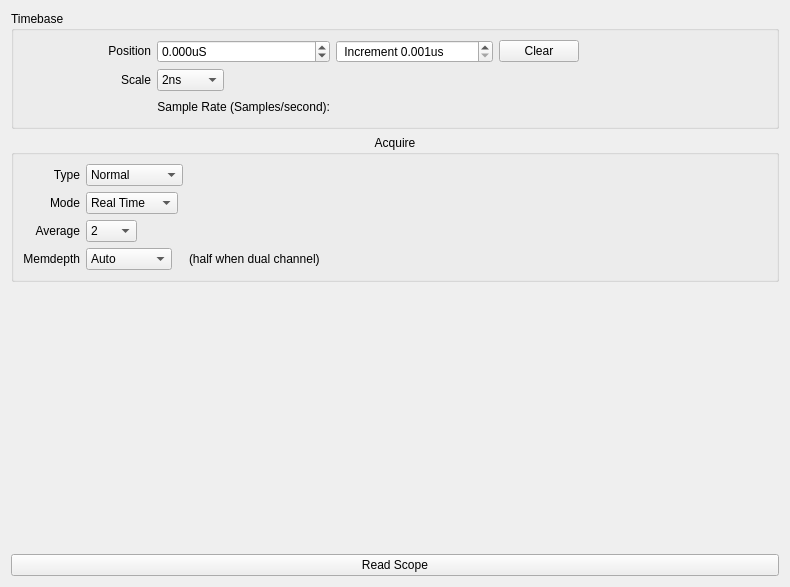
      <widget class="QWidget" name="horiz">
       <attribute name="title">
        <string>Horiz</string>
       </attribute>
       <layout class="QVBoxLayout" name="verticalLayout_3">
        <item>
         <widget class="QGroupBox" name="groupBox_4">
          <property name="title">
           <string>Timebase</string>
          </property>
          <layout class="QGridLayout" name="gridLayout_2">
           <item row="0" column="0">
            <widget class="QLabel" name="label_45">
             <property name="sizePolicy">
              <sizepolicy hsizetype="Minimum" vsizetype="Fixed">
               <horstretch>0</horstretch>
               <verstretch>0</verstretch>
              </sizepolicy>
             </property>
             <property name="text">
              <string>Position</string>
             </property>
             <property name="alignment">
              <set>Qt::AlignRight|Qt::AlignTrailing|Qt::AlignVCenter</set>
             </property>
            </widget>
           </item>
           <item row="0" column="1">
            <widget class="QDoubleSpinBox" name="hoffsetspin">
             <property name="sizePolicy">
              <sizepolicy hsizetype="Minimum" vsizetype="Fixed">
               <horstretch>0</horstretch>
               <verstretch>0</verstretch>
              </sizepolicy>
             </property>
             <property name="toolTip">
              <string>Horizontal position (tip: use scroll wheel)</string>
             </property>
             <property name="suffix">
              <string>uS</string>
             </property>
             <property name="decimals">
              <number>3</number>
             </property>
             <property name="minimum">
              <double>-500000000.000000000000000</double>
             </property>
             <property name="maximum">
              <double>500000000.000000000000000</double>
             </property>
            </widget>
           </item>
           <item row="0" column="2">
            <widget class="QDoubleSpinBox" name="hoffincr">
             <property name="sizePolicy">
              <sizepolicy hsizetype="Fixed" vsizetype="Fixed">
               <horstretch>0</horstretch>
               <verstretch>0</verstretch>
              </sizepolicy>
             </property>
             <property name="toolTip">
              <string>Sets the increment used to adjust the horizontal position</string>
             </property>
             <property name="prefix">
              <string> Increment </string>
             </property>
             <property name="suffix">
              <string>us</string>
             </property>
             <property name="decimals">
              <number>3</number>
             </property>
             <property name="minimum">
              <double>0.001000000000000</double>
             </property>
             <property name="maximum">
              <double>99999.000000000000000</double>
             </property>
             <property name="singleStep">
              <double>0.100000000000000</double>
             </property>
            </widget>
           </item>
           <item row="0" column="3">
            <widget class="QPushButton" name="hoffclear">
             <property name="sizePolicy">
              <sizepolicy hsizetype="Fixed" vsizetype="Fixed">
               <horstretch>0</horstretch>
               <verstretch>0</verstretch>
              </sizepolicy>
             </property>
             <property name="toolTip">
              <string>Reset horizontal position to 0</string>
             </property>
             <property name="text">
              <string>Clear</string>
             </property>
            </widget>
           </item>
           <item row="0" column="4">
            <spacer name="horizontalSpacer">
             <property name="orientation">
              <enum>Qt::Horizontal</enum>
             </property>
             <property name="sizeHint" stdset="0">
              <size>
               <width>188</width>
               <height>20</height>
              </size>
             </property>
            </spacer>
           </item>
           <item row="1" column="0">
            <widget class="QLabel" name="label_46">
             <property name="sizePolicy">
              <sizepolicy hsizetype="Minimum" vsizetype="Fixed">
               <horstretch>0</horstretch>
               <verstretch>0</verstretch>
              </sizepolicy>
             </property>
             <property name="text">
              <string>Scale</string>
             </property>
             <property name="alignment">
              <set>Qt::AlignRight|Qt::AlignTrailing|Qt::AlignVCenter</set>
             </property>
            </widget>
           </item>
           <item row="1" column="1">
            <widget class="QComboBox" name="hscale">
             <property name="sizePolicy">
              <sizepolicy hsizetype="Fixed" vsizetype="Fixed">
               <horstretch>0</horstretch>
               <verstretch>0</verstretch>
              </sizepolicy>
             </property>
             <property name="toolTip">
              <string>Horizontal scale</string>
             </property>
             <item>
              <property name="text">
               <string>2ns</string>
              </property>
             </item>
             <item>
              <property name="text">
               <string>5ns</string>
              </property>
             </item>
             <item>
              <property name="text">
               <string>10ns</string>
              </property>
             </item>
             <item>
              <property name="text">
               <string>20ns</string>
              </property>
             </item>
             <item>
              <property name="text">
               <string>50ns</string>
              </property>
             </item>
             <item>
              <property name="text">
               <string>100ns</string>
              </property>
             </item>
             <item>
              <property name="text">
               <string>200ns</string>
              </property>
             </item>
             <item>
              <property name="text">
               <string>500ns</string>
              </property>
             </item>
             <item>
              <property name="text">
               <string>1us</string>
              </property>
             </item>
             <item>
              <property name="text">
               <string>2us</string>
              </property>
             </item>
             <item>
              <property name="text">
               <string>5us</string>
              </property>
             </item>
             <item>
              <property name="text">
               <string>10us</string>
              </property>
             </item>
             <item>
              <property name="text">
               <string>20us</string>
              </property>
             </item>
             <item>
              <property name="text">
               <string>50us</string>
              </property>
             </item>
             <item>
              <property name="text">
               <string>100us</string>
              </property>
             </item>
             <item>
              <property name="text">
               <string>200us</string>
              </property>
             </item>
             <item>
              <property name="text">
               <string>500us</string>
              </property>
             </item>
             <item>
              <property name="text">
               <string>1ms</string>
              </property>
             </item>
             <item>
              <property name="text">
               <string>2ms</string>
              </property>
             </item>
             <item>
              <property name="text">
               <string>5ms</string>
              </property>
             </item>
             <item>
              <property name="text">
               <string>10ms</string>
              </property>
             </item>
             <item>
              <property name="text">
               <string>20ms</string>
              </property>
             </item>
             <item>
              <property name="text">
               <string>50ms</string>
              </property>
             </item>
             <item>
              <property name="text">
               <string>100ms</string>
              </property>
             </item>
             <item>
              <property name="text">
               <string>200ms</string>
              </property>
             </item>
             <item>
              <property name="text">
               <string>500ms</string>
              </property>
             </item>
             <item>
              <property name="text">
               <string>1s</string>
              </property>
             </item>
             <item>
              <property name="text">
               <string>2s</string>
              </property>
             </item>
             <item>
              <property name="text">
               <string>5s</string>
              </property>
             </item>
             <item>
              <property name="text">
               <string>10s</string>
              </property>
             </item>
             <item>
              <property name="text">
               <string>20s</string>
              </property>
             </item>
             <item>
              <property name="text">
               <string>50s</string>
              </property>
             </item>
            </widget>
           </item>
           <item row="2" column="0">
            <spacer name="horizontalSpacer_7">
             <property name="orientation">
              <enum>Qt::Horizontal</enum>
             </property>
             <property name="sizeHint" stdset="0">
              <size>
               <width>82</width>
               <height>20</height>
              </size>
             </property>
            </spacer>
           </item>
           <item row="2" column="1">
            <widget class="QLabel" name="label_47">
             <property name="sizePolicy">
              <sizepolicy hsizetype="Minimum" vsizetype="Fixed">
               <horstretch>0</horstretch>
               <verstretch>0</verstretch>
              </sizepolicy>
             </property>
             <property name="text">
              <string>Sample Rate (Samples/second):</string>
             </property>
             <property name="alignment">
              <set>Qt::AlignRight|Qt::AlignTrailing|Qt::AlignVCenter</set>
             </property>
            </widget>
           </item>
           <item row="2" column="2">
            <widget class="QLabel" name="srate">
             <property name="sizePolicy">
              <sizepolicy hsizetype="Expanding" vsizetype="Preferred">
               <horstretch>0</horstretch>
               <verstretch>0</verstretch>
              </sizepolicy>
             </property>
             <property name="toolTip">
              <string>Shows the sample rate (samples/second) used by the instrument with the current settings</string>
             </property>
             <property name="text">
              <string/>
             </property>
            </widget>
           </item>
          </layout>
         </widget>
        </item>
        <item>
         <widget class="QGroupBox" name="groupBox_5">
          <property name="title">
           <string>Acquire</string>
          </property>
          <property name="alignment">
           <set>Qt::AlignHCenter|Qt::AlignTop</set>
          </property>
          <layout class="QGridLayout" name="gridLayout_9">
           <item row="0" column="2">
            <spacer name="horizontalSpacer_2">
             <property name="orientation">
              <enum>Qt::Horizontal</enum>
             </property>
             <property name="sizeHint" stdset="0">
              <size>
               <width>578</width>
               <height>20</height>
              </size>
             </property>
            </spacer>
           </item>
           <item row="3" column="0">
            <widget class="QLabel" name="label_60">
             <property name="sizePolicy">
              <sizepolicy hsizetype="Minimum" vsizetype="Preferred">
               <horstretch>0</horstretch>
               <verstretch>0</verstretch>
              </sizepolicy>
             </property>
             <property name="text">
              <string>Memdepth</string>
             </property>
             <property name="alignment">
              <set>Qt::AlignRight|Qt::AlignTrailing|Qt::AlignVCenter</set>
             </property>
            </widget>
           </item>
           <item row="2" column="0">
            <widget class="QLabel" name="label_44">
             <property name="sizePolicy">
              <sizepolicy hsizetype="Minimum" vsizetype="Preferred">
               <horstretch>0</horstretch>
               <verstretch>0</verstretch>
              </sizepolicy>
             </property>
             <property name="text">
              <string>Average</string>
             </property>
             <property name="alignment">
              <set>Qt::AlignRight|Qt::AlignTrailing|Qt::AlignVCenter</set>
             </property>
            </widget>
           </item>
           <item row="0" column="1">
            <widget class="QComboBox" name="acqType">
             <property name="sizePolicy">
              <sizepolicy hsizetype="Fixed" vsizetype="Fixed">
               <horstretch>0</horstretch>
               <verstretch>0</verstretch>
              </sizepolicy>
             </property>
             <property name="toolTip">
              <string>Set data acquistion type</string>
             </property>
             <item>
              <property name="text">
               <string>Normal</string>
              </property>
             </item>
             <item>
              <property name="text">
               <string>Average</string>
              </property>
             </item>
             <item>
              <property name="text">
               <string>Peak Detect</string>
              </property>
             </item>
            </widget>
           </item>
           <item row="0" column="0">
            <widget class="QLabel" name="label_42">
             <property name="sizePolicy">
              <sizepolicy hsizetype="Minimum" vsizetype="Preferred">
               <horstretch>0</horstretch>
               <verstretch>0</verstretch>
              </sizepolicy>
             </property>
             <property name="text">
              <string>Type</string>
             </property>
             <property name="alignment">
              <set>Qt::AlignRight|Qt::AlignTrailing|Qt::AlignVCenter</set>
             </property>
            </widget>
           </item>
           <item row="1" column="1">
            <widget class="QComboBox" name="acqMode">
             <property name="sizePolicy">
              <sizepolicy hsizetype="Fixed" vsizetype="Fixed">
               <horstretch>0</horstretch>
               <verstretch>0</verstretch>
              </sizepolicy>
             </property>
             <property name="toolTip">
              <string>Set real time or equal time mode</string>
             </property>
             <item>
              <property name="text">
               <string>Real Time</string>
              </property>
             </item>
             <item>
              <property name="text">
               <string>Equal Time</string>
              </property>
             </item>
            </widget>
           </item>
           <item row="2" column="1">
            <widget class="QComboBox" name="acqAvg">
             <property name="sizePolicy">
              <sizepolicy hsizetype="Fixed" vsizetype="Fixed">
               <horstretch>0</horstretch>
               <verstretch>0</verstretch>
              </sizepolicy>
             </property>
             <property name="toolTip">
              <string>When averaging, select how many samples are averaged</string>
             </property>
             <item>
              <property name="text">
               <string>2</string>
              </property>
             </item>
             <item>
              <property name="text">
               <string>4</string>
              </property>
             </item>
             <item>
              <property name="text">
               <string>8</string>
              </property>
             </item>
             <item>
              <property name="text">
               <string>16</string>
              </property>
             </item>
             <item>
              <property name="text">
               <string>32</string>
              </property>
             </item>
             <item>
              <property name="text">
               <string>64</string>
              </property>
             </item>
             <item>
              <property name="text">
               <string>128</string>
              </property>
             </item>
             <item>
              <property name="text">
               <string>256</string>
              </property>
             </item>
            </widget>
           </item>
           <item row="1" column="0">
            <widget class="QLabel" name="label_43">
             <property name="sizePolicy">
              <sizepolicy hsizetype="Minimum" vsizetype="Preferred">
               <horstretch>0</horstretch>
               <verstretch>0</verstretch>
              </sizepolicy>
             </property>
             <property name="text">
              <string>Mode</string>
             </property>
             <property name="alignment">
              <set>Qt::AlignRight|Qt::AlignTrailing|Qt::AlignVCenter</set>
             </property>
            </widget>
           </item>
           <item row="3" column="1">
            <widget class="QComboBox" name="acqMem">
             <property name="sizePolicy">
              <sizepolicy hsizetype="Fixed" vsizetype="Fixed">
               <horstretch>0</horstretch>
               <verstretch>0</verstretch>
              </sizepolicy>
             </property>
             <property name="toolTip">
              <string>When averaging, select how many samples are averaged</string>
             </property>
             <item>
              <property name="text">
               <string>Auto</string>
              </property>
             </item>
             <item>
              <property name="text">
               <string>14000</string>
              </property>
             </item>
             <item>
              <property name="text">
               <string>140000</string>
              </property>
             </item>
             <item>
              <property name="text">
               <string>1400000</string>
              </property>
             </item>
             <item>
              <property name="text">
               <string>14000000</string>
              </property>
             </item>
             <item>
              <property name="text">
               <string>56000000</string>
              </property>
             </item>
            </widget>
           </item>
           <item row="3" column="2">
            <widget class="QLabel" name="label_61">
             <property name="text">
              <string>(half when dual channel)</string>
             </property>
            </widget>
           </item>
          </layout>
         </widget>
        </item>
        <item>
         <spacer name="verticalSpacer_4">
          <property name="orientation">
           <enum>Qt::Vertical</enum>
          </property>
          <property name="sizeHint" stdset="0">
           <size>
            <width>20</width>
            <height>266</height>
           </size>
          </property>
         </spacer>
        </item>
        <item>
         <widget class="QPushButton" name="updAcq">
          <property name="toolTip">
           <string>Reads settings from instrument</string>
          </property>
          <property name="text">
           <string>Read Scope</string>
          </property>
         </widget>
        </item>
       </layout>
      </widget>
